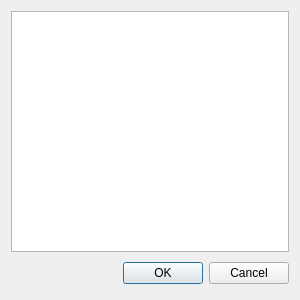
<?xml version="1.0" encoding="UTF-8"?>
<ui version="4.0">
 <class>shuttleSetup</class>
 <widget class="QDialog" name="shuttleSetup">
  <property name="geometry">
   <rect>
    <x>0</x>
    <y>0</y>
    <width>300</width>
    <height>300</height>
   </rect>
  </property>
  <property name="windowTitle">
   <string>Shuttle setup</string>
  </property>
  <layout class="QGridLayout" name="gridLayout">
   <item row="0" column="0">
    <layout class="QVBoxLayout" name="verticalLayout">
     <item>
      <widget class="QGraphicsView" name="graphicsView"/>
     </item>
    </layout>
   </item>
   <item row="1" column="0">
    <layout class="QHBoxLayout">
     <property name="spacing">
      <number>6</number>
     </property>
     <property name="leftMargin">
      <number>0</number>
     </property>
     <property name="topMargin">
      <number>0</number>
     </property>
     <property name="rightMargin">
      <number>0</number>
     </property>
     <property name="bottomMargin">
      <number>0</number>
     </property>
     <item>
      <spacer>
       <property name="orientation">
        <enum>Qt::Horizontal</enum>
       </property>
       <property name="sizeHint" stdset="0">
        <size>
         <width>131</width>
         <height>31</height>
        </size>
       </property>
      </spacer>
     </item>
     <item>
      <widget class="QPushButton" name="okButton">
       <property name="text">
        <string>OK</string>
       </property>
      </widget>
     </item>
     <item>
      <widget class="QPushButton" name="cancelButton">
       <property name="text">
        <string>Cancel</string>
       </property>
      </widget>
     </item>
    </layout>
   </item>
  </layout>
 </widget>
 <resources/>
 <connections>
  <connection>
   <sender>okButton</sender>
   <signal>clicked()</signal>
   <receiver>shuttleSetup</receiver>
   <slot>accept()</slot>
   <hints>
    <hint type="sourcelabel">
     <x>278</x>
     <y>253</y>
    </hint>
    <hint type="destinationlabel">
     <x>96</x>
     <y>254</y>
    </hint>
   </hints>
  </connection>
  <connection>
   <sender>cancelButton</sender>
   <signal>clicked()</signal>
   <receiver>shuttleSetup</receiver>
   <slot>reject()</slot>
   <hints>
    <hint type="sourcelabel">
     <x>369</x>
     <y>253</y>
    </hint>
    <hint type="destinationlabel">
     <x>179</x>
     <y>282</y>
    </hint>
   </hints>
  </connection>
 </connections>
</ui>
